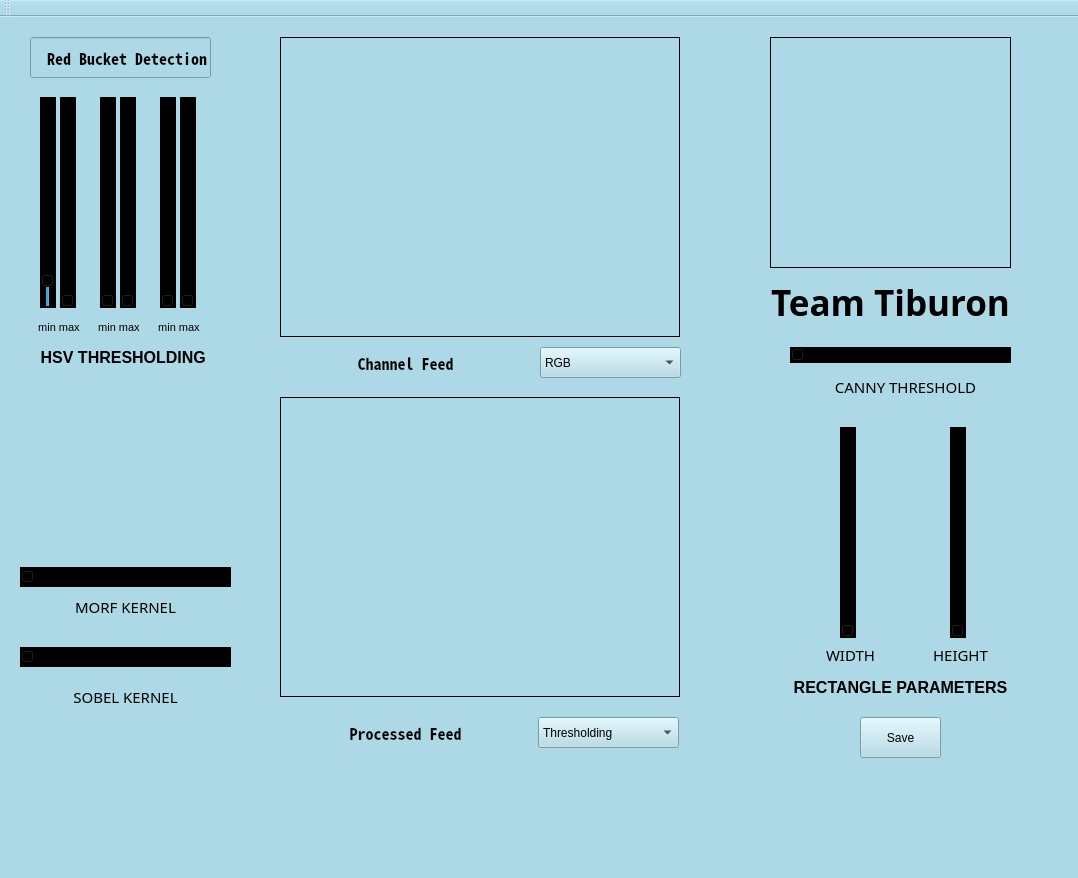
<?xml version="1.0" encoding="UTF-8"?>
<ui version="4.0">
 <class>redbucket</class>
 <widget class="QMainWindow" name="redbucket">
  <property name="geometry">
   <rect>
    <x>0</x>
    <y>0</y>
    <width>1078</width>
    <height>878</height>
   </rect>
  </property>
  <property name="windowTitle">
   <string>Red Bucket Tuner</string>
  </property>
  <property name="styleSheet">
   <string notr="true">background-color:lightblue</string>
  </property>
  <property name="tabShape">
   <enum>QTabWidget::Rounded</enum>
  </property>
  <widget class="QWidget" name="centralWidget">
   <widget class="QLineEdit" name="lineEdit_2">
    <property name="geometry">
     <rect>
      <x>30</x>
      <y>20</y>
      <width>181</width>
      <height>41</height>
     </rect>
    </property>
    <property name="font">
     <font>
      <family>Noto Sans Mono CJK JP</family>
      <pointsize>12</pointsize>
      <weight>75</weight>
      <bold>true</bold>
      <underline>false</underline>
     </font>
    </property>
    <property name="text">
     <string>    Red Bucket Detection</string>
    </property>
    <property name="readOnly">
     <bool>true</bool>
    </property>
   </widget>
   <widget class="QSlider" name="sobel">
    <property name="geometry">
     <rect>
      <x>20</x>
      <y>630</y>
      <width>211</width>
      <height>20</height>
     </rect>
    </property>
    <property name="styleSheet">
     <string notr="true">background-color:hue</string>
    </property>
    <property name="minimum">
     <number>1</number>
    </property>
    <property name="maximum">
     <number>15</number>
    </property>
    <property name="singleStep">
     <number>2</number>
    </property>
    <property name="orientation">
     <enum>Qt::Horizontal</enum>
    </property>
   </widget>
   <widget class="QLabel" name="label_2">
    <property name="geometry">
     <rect>
      <x>90</x>
      <y>300</y>
      <width>61</width>
      <height>21</height>
     </rect>
    </property>
    <property name="font">
     <font>
      <pointsize>8</pointsize>
     </font>
    </property>
    <property name="text">
     <string>min max </string>
    </property>
    <property name="alignment">
     <set>Qt::AlignCenter</set>
    </property>
   </widget>
   <widget class="QLabel" name="logo">
    <property name="geometry">
     <rect>
      <x>770</x>
      <y>20</y>
      <width>241</width>
      <height>231</height>
     </rect>
    </property>
    <property name="frameShape">
     <enum>QFrame::Box</enum>
    </property>
    <property name="lineWidth">
     <number>1</number>
    </property>
    <property name="text">
     <string/>
    </property>
    <property name="margin">
     <number>7</number>
    </property>
    <property name="indent">
     <number>-1</number>
    </property>
   </widget>
   <widget class="QSlider" name="hmax">
    <property name="geometry">
     <rect>
      <x>60</x>
      <y>80</y>
      <width>16</width>
      <height>211</height>
     </rect>
    </property>
    <property name="styleSheet">
     <string notr="true">background-color:hue</string>
    </property>
    <property name="maximum">
     <number>180</number>
    </property>
    <property name="orientation">
     <enum>Qt::Vertical</enum>
    </property>
   </widget>
   <widget class="QLabel" name="tiburonLabel">
    <property name="geometry">
     <rect>
      <x>760</x>
      <y>260</y>
      <width>261</width>
      <height>51</height>
     </rect>
    </property>
    <property name="font">
     <font>
      <family>Tlwg Mono</family>
      <pointsize>26</pointsize>
      <weight>75</weight>
      <bold>true</bold>
     </font>
    </property>
    <property name="text">
     <string>Team Tiburon</string>
    </property>
    <property name="alignment">
     <set>Qt::AlignCenter</set>
    </property>
   </widget>
   <widget class="QLabel" name="rect_para">
    <property name="geometry">
     <rect>
      <x>780</x>
      <y>660</y>
      <width>241</width>
      <height>21</height>
     </rect>
    </property>
    <property name="font">
     <font>
      <pointsize>12</pointsize>
      <weight>75</weight>
      <bold>true</bold>
     </font>
    </property>
    <property name="text">
     <string>RECTANGLE PARAMETERS</string>
    </property>
    <property name="alignment">
     <set>Qt::AlignCenter</set>
    </property>
   </widget>
   <widget class="QSlider" name="hmin">
    <property name="geometry">
     <rect>
      <x>40</x>
      <y>80</y>
      <width>16</width>
      <height>211</height>
     </rect>
    </property>
    <property name="styleSheet">
     <string notr="true">background-color:hue</string>
    </property>
    <property name="minimum">
     <number>-20</number>
    </property>
    <property name="maximum">
     <number>180</number>
    </property>
    <property name="orientation">
     <enum>Qt::Vertical</enum>
    </property>
   </widget>
   <widget class="QSlider" name="vmax">
    <property name="geometry">
     <rect>
      <x>180</x>
      <y>80</y>
      <width>16</width>
      <height>211</height>
     </rect>
    </property>
    <property name="styleSheet">
     <string notr="true">background-color:hue</string>
    </property>
    <property name="maximum">
     <number>255</number>
    </property>
    <property name="orientation">
     <enum>Qt::Vertical</enum>
    </property>
   </widget>
   <widget class="QLabel" name="channel_show">
    <property name="geometry">
     <rect>
      <x>280</x>
      <y>20</y>
      <width>400</width>
      <height>300</height>
     </rect>
    </property>
    <property name="frameShape">
     <enum>QFrame::Box</enum>
    </property>
    <property name="text">
     <string/>
    </property>
   </widget>
   <widget class="QComboBox" name="channel">
    <property name="geometry">
     <rect>
      <x>540</x>
      <y>330</y>
      <width>141</width>
      <height>31</height>
     </rect>
    </property>
    <property name="font">
     <font>
      <pointsize>9</pointsize>
     </font>
    </property>
    <property name="currentIndex">
     <number>0</number>
    </property>
    <item>
     <property name="text">
      <string>RGB</string>
     </property>
    </item>
    <item>
     <property name="text">
      <string>R only</string>
     </property>
    </item>
    <item>
     <property name="text">
      <string>G only</string>
     </property>
    </item>
    <item>
     <property name="text">
      <string>B only</string>
     </property>
    </item>
    <item>
     <property name="text">
      <string>HSV</string>
     </property>
    </item>
    <item>
     <property name="text">
      <string>Gray</string>
     </property>
    </item>
   </widget>
   <widget class="QSlider" name="smin">
    <property name="geometry">
     <rect>
      <x>100</x>
      <y>80</y>
      <width>16</width>
      <height>211</height>
     </rect>
    </property>
    <property name="styleSheet">
     <string notr="true">background-color:hue</string>
    </property>
    <property name="maximum">
     <number>255</number>
    </property>
    <property name="orientation">
     <enum>Qt::Vertical</enum>
    </property>
   </widget>
   <widget class="QLabel" name="label_3">
    <property name="geometry">
     <rect>
      <x>150</x>
      <y>300</y>
      <width>61</width>
      <height>21</height>
     </rect>
    </property>
    <property name="font">
     <font>
      <pointsize>8</pointsize>
     </font>
    </property>
    <property name="text">
     <string>min max </string>
    </property>
    <property name="alignment">
     <set>Qt::AlignCenter</set>
    </property>
   </widget>
   <widget class="QLabel" name="channelLabel">
    <property name="geometry">
     <rect>
      <x>280</x>
      <y>330</y>
      <width>251</width>
      <height>31</height>
     </rect>
    </property>
    <property name="font">
     <font>
      <family>Noto Sans Mono CJK JP</family>
      <pointsize>12</pointsize>
      <weight>75</weight>
      <bold>true</bold>
     </font>
    </property>
    <property name="text">
     <string>Channel Feed</string>
    </property>
    <property name="alignment">
     <set>Qt::AlignCenter</set>
    </property>
   </widget>
   <widget class="QLabel" name="label">
    <property name="geometry">
     <rect>
      <x>30</x>
      <y>300</y>
      <width>61</width>
      <height>21</height>
     </rect>
    </property>
    <property name="font">
     <font>
      <pointsize>8</pointsize>
     </font>
    </property>
    <property name="text">
     <string>min max </string>
    </property>
    <property name="alignment">
     <set>Qt::AlignCenter</set>
    </property>
   </widget>
   <widget class="QLabel" name="sob_k">
    <property name="geometry">
     <rect>
      <x>60</x>
      <y>670</y>
      <width>131</width>
      <height>20</height>
     </rect>
    </property>
    <property name="font">
     <font>
      <family>cmr10</family>
      <pointsize>11</pointsize>
      <weight>50</weight>
      <bold>false</bold>
     </font>
    </property>
    <property name="text">
     <string>SOBEL KERNEL</string>
    </property>
    <property name="alignment">
     <set>Qt::AlignCenter</set>
    </property>
   </widget>
   <widget class="QSlider" name="vmin">
    <property name="geometry">
     <rect>
      <x>160</x>
      <y>80</y>
      <width>16</width>
      <height>211</height>
     </rect>
    </property>
    <property name="styleSheet">
     <string notr="true">background-color:hue</string>
    </property>
    <property name="maximum">
     <number>255</number>
    </property>
    <property name="orientation">
     <enum>Qt::Vertical</enum>
    </property>
   </widget>
   <widget class="QSlider" name="smax">
    <property name="geometry">
     <rect>
      <x>120</x>
      <y>80</y>
      <width>16</width>
      <height>211</height>
     </rect>
    </property>
    <property name="styleSheet">
     <string notr="true">background-color:hue</string>
    </property>
    <property name="maximum">
     <number>255</number>
    </property>
    <property name="orientation">
     <enum>Qt::Vertical</enum>
    </property>
   </widget>
   <widget class="QComboBox" name="out_channel">
    <property name="geometry">
     <rect>
      <x>538</x>
      <y>700</y>
      <width>141</width>
      <height>31</height>
     </rect>
    </property>
    <property name="font">
     <font>
      <pointsize>9</pointsize>
     </font>
    </property>
    <property name="currentIndex">
     <number>0</number>
    </property>
    <item>
     <property name="text">
      <string>Thresholding</string>
     </property>
    </item>
    <item>
     <property name="text">
      <string>MorphTransform</string>
     </property>
    </item>
    <item>
     <property name="text">
      <string>Sobel</string>
     </property>
    </item>
    <item>
     <property name="text">
      <string>Contour</string>
     </property>
    </item>
   </widget>
   <widget class="QLabel" name="morph_k">
    <property name="geometry">
     <rect>
      <x>60</x>
      <y>580</y>
      <width>131</width>
      <height>20</height>
     </rect>
    </property>
    <property name="font">
     <font>
      <family>cmr10</family>
      <pointsize>11</pointsize>
      <weight>50</weight>
      <bold>false</bold>
     </font>
    </property>
    <property name="text">
     <string>MORF KERNEL</string>
    </property>
    <property name="alignment">
     <set>Qt::AlignCenter</set>
    </property>
   </widget>
   <widget class="QLabel" name="out">
    <property name="geometry">
     <rect>
      <x>280</x>
      <y>380</y>
      <width>400</width>
      <height>300</height>
     </rect>
    </property>
    <property name="frameShape">
     <enum>QFrame::Box</enum>
    </property>
    <property name="text">
     <string/>
    </property>
   </widget>
   <widget class="QLabel" name="outLabel">
    <property name="geometry">
     <rect>
      <x>280</x>
      <y>700</y>
      <width>251</width>
      <height>31</height>
     </rect>
    </property>
    <property name="font">
     <font>
      <family>Noto Sans Mono CJK JP</family>
      <pointsize>12</pointsize>
      <weight>75</weight>
      <bold>true</bold>
     </font>
    </property>
    <property name="text">
     <string>Processed Feed</string>
    </property>
    <property name="alignment">
     <set>Qt::AlignCenter</set>
    </property>
   </widget>
   <widget class="QLabel" name="hsv">
    <property name="geometry">
     <rect>
      <x>20</x>
      <y>330</y>
      <width>211</width>
      <height>21</height>
     </rect>
    </property>
    <property name="font">
     <font>
      <pointsize>12</pointsize>
      <weight>75</weight>
      <bold>true</bold>
     </font>
    </property>
    <property name="text">
     <string>HSV THRESHOLDING </string>
    </property>
    <property name="alignment">
     <set>Qt::AlignCenter</set>
    </property>
   </widget>
   <widget class="QSlider" name="open_morph">
    <property name="geometry">
     <rect>
      <x>20</x>
      <y>550</y>
      <width>211</width>
      <height>20</height>
     </rect>
    </property>
    <property name="styleSheet">
     <string notr="true">background-color:hue</string>
    </property>
    <property name="minimum">
     <number>1</number>
    </property>
    <property name="maximum">
     <number>7</number>
    </property>
    <property name="singleStep">
     <number>2</number>
    </property>
    <property name="orientation">
     <enum>Qt::Horizontal</enum>
    </property>
   </widget>
   <widget class="QPushButton" name="save">
    <property name="geometry">
     <rect>
      <x>860</x>
      <y>700</y>
      <width>81</width>
      <height>41</height>
     </rect>
    </property>
    <property name="font">
     <font>
      <pointsize>9</pointsize>
     </font>
    </property>
    <property name="text">
     <string>Save</string>
    </property>
   </widget>
   <widget class="QLabel" name="height">
    <property name="geometry">
     <rect>
      <x>910</x>
      <y>630</y>
      <width>101</width>
      <height>16</height>
     </rect>
    </property>
    <property name="font">
     <font>
      <family>cmr10</family>
      <pointsize>11</pointsize>
      <weight>50</weight>
      <bold>false</bold>
     </font>
    </property>
    <property name="text">
     <string>HEIGHT</string>
    </property>
    <property name="alignment">
     <set>Qt::AlignCenter</set>
    </property>
   </widget>
   <widget class="QSlider" name="R_height">
    <property name="geometry">
     <rect>
      <x>950</x>
      <y>410</y>
      <width>16</width>
      <height>211</height>
     </rect>
    </property>
    <property name="styleSheet">
     <string notr="true">background-color:hue</string>
    </property>
    <property name="maximum">
     <number>100</number>
    </property>
    <property name="orientation">
     <enum>Qt::Vertical</enum>
    </property>
   </widget>
   <widget class="QLabel" name="width">
    <property name="geometry">
     <rect>
      <x>800</x>
      <y>630</y>
      <width>101</width>
      <height>16</height>
     </rect>
    </property>
    <property name="font">
     <font>
      <family>cmr10</family>
      <pointsize>11</pointsize>
      <weight>50</weight>
      <bold>false</bold>
     </font>
    </property>
    <property name="text">
     <string>WIDTH</string>
    </property>
    <property name="alignment">
     <set>Qt::AlignCenter</set>
    </property>
   </widget>
   <widget class="QLabel" name="canny_th">
    <property name="geometry">
     <rect>
      <x>820</x>
      <y>360</y>
      <width>171</width>
      <height>20</height>
     </rect>
    </property>
    <property name="font">
     <font>
      <family>cmr10</family>
      <pointsize>11</pointsize>
      <weight>50</weight>
      <bold>false</bold>
     </font>
    </property>
    <property name="text">
     <string>CANNY THRESHOLD</string>
    </property>
    <property name="alignment">
     <set>Qt::AlignCenter</set>
    </property>
   </widget>
   <widget class="QSlider" name="R_width">
    <property name="geometry">
     <rect>
      <x>840</x>
      <y>410</y>
      <width>16</width>
      <height>211</height>
     </rect>
    </property>
    <property name="styleSheet">
     <string notr="true">background-color:hue</string>
    </property>
    <property name="maximum">
     <number>500</number>
    </property>
    <property name="orientation">
     <enum>Qt::Vertical</enum>
    </property>
   </widget>
   <widget class="QSlider" name="cn_th">
    <property name="geometry">
     <rect>
      <x>790</x>
      <y>330</y>
      <width>221</width>
      <height>16</height>
     </rect>
    </property>
    <property name="styleSheet">
     <string notr="true">background-color:hue</string>
    </property>
    <property name="orientation">
     <enum>Qt::Horizontal</enum>
    </property>
   </widget>
  </widget>
  <widget class="QMenuBar" name="menuBar">
   <property name="geometry">
    <rect>
     <x>0</x>
     <y>0</y>
     <width>1078</width>
     <height>19</height>
    </rect>
   </property>
  </widget>
  <widget class="QToolBar" name="mainToolBar">
   <attribute name="toolBarArea">
    <enum>TopToolBarArea</enum>
   </attribute>
   <attribute name="toolBarBreak">
    <bool>false</bool>
   </attribute>
  </widget>
  <widget class="QStatusBar" name="statusBar"/>
 </widget>
 <layoutdefault spacing="6" margin="11"/>
 <resources/>
 <connections/>
</ui>
